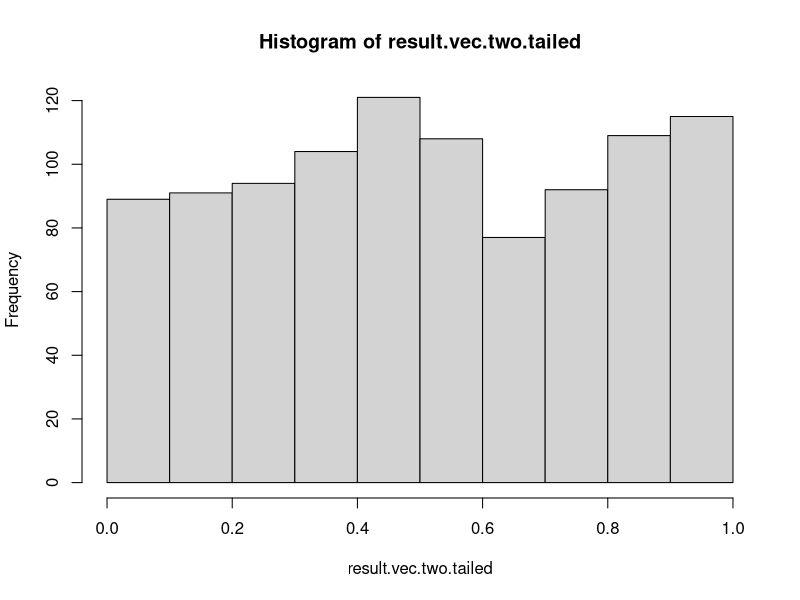
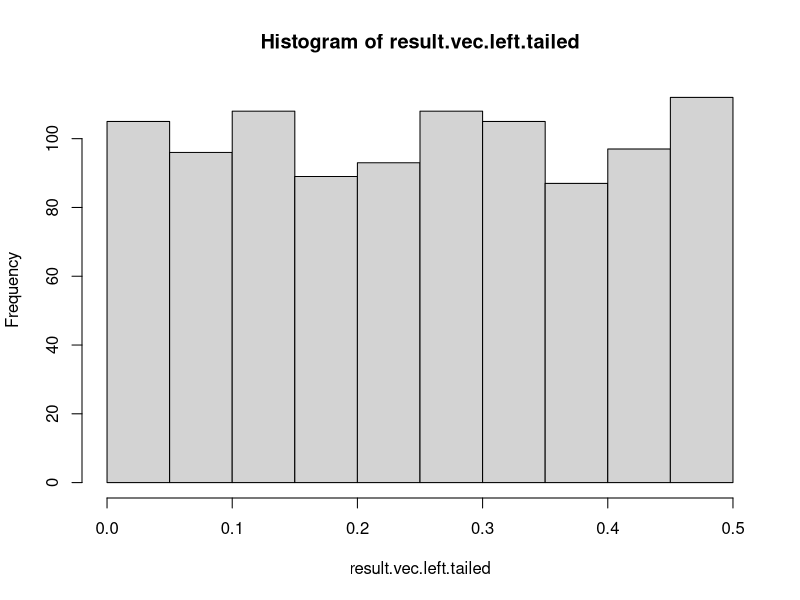
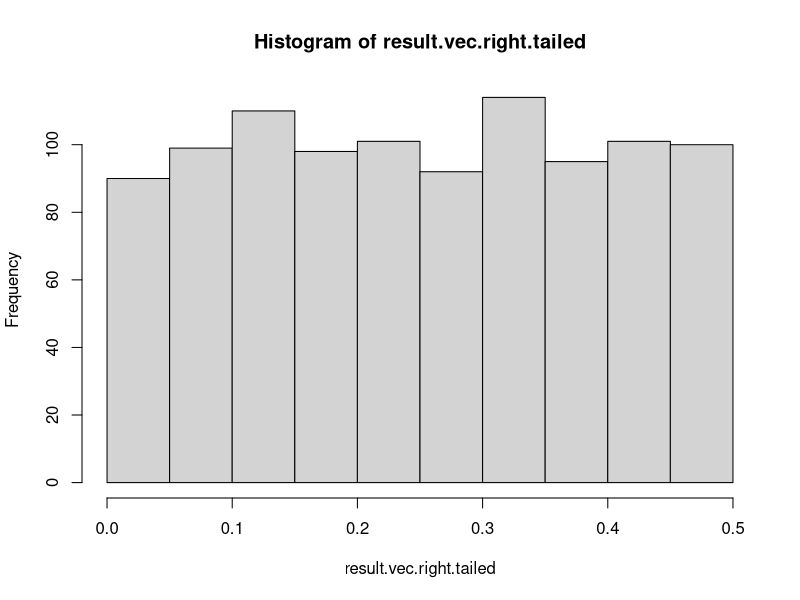

Generate these figures, in order, with R:
# 1. Write a function in R that does the following:
# Takes sample data (e.g., as a vector), mean of the null hypothesis,  
# population standard deviation,  a Boolean variable indicating whether we want a one-tailed or two-tailed test, 
# and another Boolean variable indicating which tail (left or right) should be taken in case of a one-tailed test.
# Returns p-values for the required test (Null is “population mean is the one that the function is fed”), 
# as well as a Boolean value showing whether the test passes a conventional 5% level or not.

myfun <- function(data, mu, pop.sd, two.tailed=TRUE, left.tail=NULL) {
  # we only want to deal with a numeric vector
  if(!is.numeric(data)) stop("'data' must be a numeric vector \n")
  
  # we expect 'left.tail' to be TRUE or FALSE for one-tailed test
  if(!two.tailed & is.null(left.tail)) stop("'left.tail' must be TRUE or FALSE for one tailed test \n")
  
  # calculate z-score
  z.raw <- (mean(data) - mu) / (pop.sd/(sqrt(length(data))))
  
  # convert p-value to two-tailed if applicable
  if(two.tailed) {
    p.val <- 2*pnorm(-abs(z.raw), lower.tail = TRUE)
    rejectNull <- ifelse(p.val < 0.025, TRUE, FALSE)
  } else {
    if(left.tail == TRUE) { 
      p.val <- pnorm(-abs(z.raw), lower.tail = TRUE)
    } else { # no need to caclualte separate p.vals for left- and right- but we'll do it anyways
      p.val <- pnorm(abs(z.raw), lower.tail = FALSE)
    }
    rejectNull <- ifelse(p.val < 0.05, TRUE, FALSE)
  }
  
  (list("p.value" = p.val, "rejectNull" = rejectNull))
}

set.seed(5000)

# 2. Choose a sample size and then use rnorm(n, mean, sd) to generate a random sample 
# and test your function.
pop_mean <- 50
pop_sd <- 21
sample_size <- 36
sample_data <- rnorm(sample_size, mean = pop_mean, sd = pop_sd)

# run a two-tailed test
myfun(sample_data, mu = pop_mean, pop.sd = pop_sd, two.tailed = TRUE, left.tail = NULL)

# run a left-tailed test
myfun(sample_data, mu = pop_mean, pop.sd = pop_sd, two.tailed = FALSE, left.tail = TRUE)

# run a right tailed test
myfun(sample_data, mu = pop_mean, pop.sd = pop_sd, two.tailed = FALSE, left.tail = FALSE)

# 3. Use replicate or sapply (or replicate) to generate a sample 
# and do the test multiple times (say 1000). 
# Plot the histogram of p-values that you are getting when the Null is true. 
# Is your function calculating Type-I errors correctly?

num.trials <- 1000

result.vec.two.tailed <- replicate(num.trials, 
                                   myfun(rnorm(sample_size, mean = pop_mean, sd = pop_sd), 
                                         mu = pop_mean, 
                                         pop.sd = pop_sd, 
                                         two.tailed = TRUE, 
                                         left.tail = NULL)$p.value, 
                                   simplify = TRUE)
hist(result.vec.two.tailed)

result.vec.left.tailed <- replicate(num.trials, 
                                   myfun(rnorm(sample_size, mean = pop_mean, sd = pop_sd), 
                                         mu = pop_mean, 
                                         pop.sd = pop_sd, 
                                         two.tailed = FALSE, 
                                         left.tail = TRUE)$p.value, 
                                   simplify = TRUE)
hist(result.vec.left.tailed)


result.vec.right.tailed <- replicate(num.trials, 
                                    myfun(rnorm(sample_size, mean = pop_mean, sd = pop_sd), 
                                          mu = pop_mean, 
                                          pop.sd = pop_sd, 
                                          two.tailed = FALSE, 
                                          left.tail = FALSE)$p.value, 
                                    simplify = TRUE)
hist(result.vec.right.tailed)

# 4. Now assume your Null is false. Note: For type-II error calculation, 
# you need a specific assumption about the mean of the population from which the sample is taken. 
# You can assume that this mean is one tenth of one standard deviation above the Null mean.
# Calculate type-II errors both theoretically and by simulation as in step 3.

# test_data represents our test vector with population mean = pop_mean and population sd = pop_sd
# we assume that mean(test_data) is our null hypothesis in this case

# Any values above this rejection.mean will cause us to reject the null hypothesis
rejection.mean <- pop_mean + pop_sd/10
# For original population with mean pop_mean, rejection.mean represents a z-score of
z.pop <- (rejection.mean - pop_mean) / (pop_sd/sqrt(length(sample_data)))


# Assuming that Null (pop_mean) is False, we take mean(sample_data) as our Null hypothesis
# That is, we use a distribution with mean(sample_data)
z.type.one <- (rejection.mean - mean(sample_data))/(pop_sd/sqrt(length(sample_data)))
p.type.one <- pnorm(abs(z.type.one), lower.tail = FALSE)


# Type II error is the area to the left of rejection.mean on the original distribution
# with mean = pop.mean
p.type.two <- pnorm(z.type.one)
test.power <- 1 - p.type.two
# There is a probability = p.type.two that we will fail to reject the null hypothesis when we should

